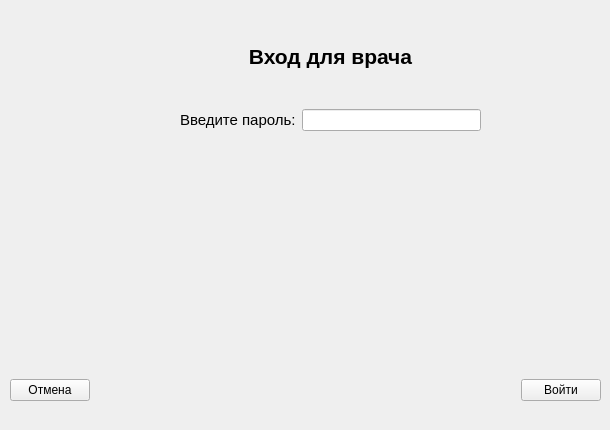
<?xml version="1.0" encoding="UTF-8"?>
<ui version="4.0">
 <class>PasswordWindow</class>
 <widget class="QWidget" name="PasswordWindow">
  <property name="geometry">
   <rect>
    <x>0</x>
    <y>0</y>
    <width>610</width>
    <height>430</height>
   </rect>
  </property>
  <property name="windowTitle">
   <string>Form</string>
  </property>
  <widget class="QWidget" name="layoutWidget">
   <property name="geometry">
    <rect>
     <x>10</x>
     <y>360</y>
     <width>591</width>
     <height>61</height>
    </rect>
   </property>
   <layout class="QHBoxLayout" name="horizontalLayout_2">
    <item>
     <widget class="QPushButton" name="cancelButton">
      <property name="text">
       <string>Отмена</string>
      </property>
     </widget>
    </item>
    <item>
     <spacer name="horizontalSpacer">
      <property name="orientation">
       <enum>Qt::Orientation::Horizontal</enum>
      </property>
      <property name="sizeHint" stdset="0">
       <size>
        <width>40</width>
        <height>20</height>
       </size>
      </property>
     </spacer>
    </item>
    <item>
     <widget class="QPushButton" name="loginButton">
      <property name="text">
       <string>Войти</string>
      </property>
     </widget>
    </item>
   </layout>
  </widget>
  <widget class="QWidget" name="">
   <property name="geometry">
    <rect>
     <x>180</x>
     <y>10</y>
     <width>301</width>
     <height>121</height>
    </rect>
   </property>
   <layout class="QVBoxLayout" name="verticalLayout">
    <item>
     <widget class="QLabel" name="titleLabel">
      <property name="font">
       <font>
        <pointsize>15</pointsize>
       </font>
      </property>
      <property name="text">
       <string>&lt;html&gt;&lt;head/&gt;&lt;body&gt;&lt;p align=&quot;center&quot;&gt;&lt;span style=&quot; font-size:16pt; font-weight:700;&quot;&gt;Вход для врача&lt;/span&gt;&lt;/p&gt;&lt;/body&gt;&lt;/html&gt;</string>
      </property>
     </widget>
    </item>
    <item>
     <layout class="QHBoxLayout" name="horizontalLayout">
      <item>
       <widget class="QLabel" name="label">
        <property name="font">
         <font>
          <pointsize>11</pointsize>
         </font>
        </property>
        <property name="text">
         <string>Введите пароль:</string>
        </property>
       </widget>
      </item>
      <item>
       <widget class="QLineEdit" name="passwordEdit"/>
      </item>
     </layout>
    </item>
   </layout>
  </widget>
 </widget>
 <resources/>
 <connections/>
</ui>
